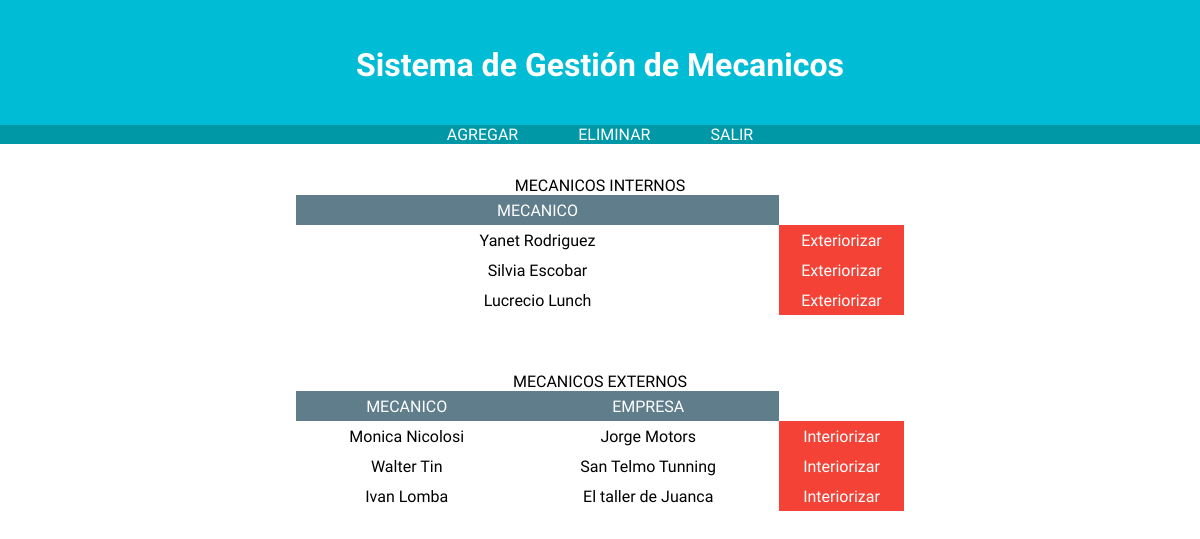
/Web/php/ADMINISTRADOR/GESTION/MECANICOS/modificar_mecanicos.php (signed in), run on the app's committed database.
### tables this page shows
create table if not exists mecanico
 (id_mecanico int primary key,
  nombre varchar(30)
 );

create table if not exists mecanico_externo
 (id_mecanico int unique,
  empresa varchar(30),
  constraint id_mec_ext foreign key (id_mecanico) references mecanico(id_mecanico)
  ON DELETE CASCADE
  ON UPDATE CASCADE
 );

### Web/php/rutas.php (called while the page is built, shortened)
<?php
			   $validar_modificacion_mecanico = "validar_modificacion_mecanico.php";
?>

### Web/php/ADMINISTRADOR/GESTION/MECANICOS/modificar_mecanicos.php (the view, shortened to what this page needs)
<html>
<body>
	<?php  include ("mecanicos_datos.php");?>
  <div id="divContenedor">
            <div class="divTabla">
	<?PHP
		include ('../../../rutas.php');
    $mecanico_interno= mysql_query ("SELECT M.id_mecanico ID,M.nombre nombre
									 FROM mecanico_interno MI inner join
                                     mecanico M on MI.id_mecanico = M.id_mecanico")or die (mysql_error());
	$mecanico_externo= mysql_query ("SELECT M.id_mecanico ID,M.nombre nombre,ME.empresa empresa
									 FROM mecanico_externo ME inner join
                                     mecanico M on ME.id_mecanico = M.id_mecanico")or die (mysql_error());
		echo "MECANICOS INTERNOS";
			if ($row1 = mysql_fetch_array($mecanico_interno)){
			echo "<table border = '1'> \n";
			echo "<tr><td>MECANICO</td></tr>\n";
			do{
				echo "<tr><td>".$row1["nombre"]."</td><td class='tBotonELim'><a href='".$validar_modificacion_mecanico."?ID=".$row1["ID"]."'&clas = 'int' class = 'tlink'>Exteriorizar</a></td></tr> \n";
			} while ($row1 = mysql_fetch_array($mecanico_interno));
			echo "</table> \n";
			}
			echo "MECANICOS EXTERNOS";
			if ($row2 = mysql_fetch_array($mecanico_externo)){
			echo "<table border = '1'> \n";
			echo "<tr><td>MECANICO</td><td>EMPRESA</td></tr>\n";
			do{
				echo "<tr><td>".$row2["nombre"]."</td><td>".$row2["empresa"]."</td><td class='tBotonELim'><a href='".$validar_modificacion_mecanico."?ID=".$row2["ID"]."'clas = 'ext' class = 'tlink'>Interiorizar</a></td></tr> \n";
			} while ($row2 = mysql_fetch_array($mecanico_externo));
			echo "</table> \n";
				} else {
			echo "no se encontraron ningun registro";
		}
		?>
            </div>
        </div>
	</body>
	</html>

### Web/Css/login.css (style rules this page uses)
html { margin: 0; padding: 0; }
body { background-color: #FFF; margin: 0; font-family: 'Ubuntu',sans-serif; padding: 0; }
#divContenedor { margin-left: 200px; margin-right: 200px; text-align: center; }
a { color: #FFF; }
a:link { text-decoration: none; }
.divTabla { padding: 1em 3em; margin: 1em 3em; border-spacing: 0; }
.divTabla table { border-collapse: separate; border-spacing: 0; border-color: #fff; width: 100%; height: auto; border: 0; padding: 0; }
.divTabla td { vertical-align: middle; background-color: #fff; border: 0; height: 30px; text-align: center; padding: 0; color: #000; }
.divTabla tr:first-child td { background-color: #607D8B; text-align: center; color: #fff; }
table tr td.tBotonELim { vertical-align: middle; text-align: center; width: 125px; background-color: #F44336; }
.tLink { color: #FFF; }
.tLink:link { text-decoration: none; }

### data on the page
mecanico: nombre "Yanet Rodriguez"
mecanico: nombre "Silvia Escobar"
mecanico: nombre "Lucrecio Lunch"
mecanico_externo: id_mecanico.nombre "Monica Nicolosi", empresa "Jorge Motors"
mecanico_externo: id_mecanico.nombre "Walter Tin", empresa "San Telmo Tunning"
mecanico_externo: id_mecanico.nombre "Ivan Lomba", empresa "El taller de Juanca"
